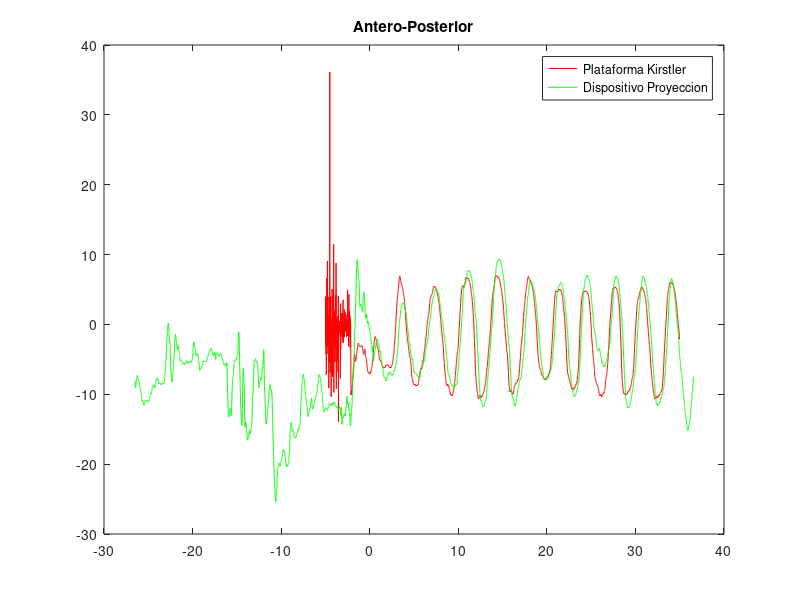
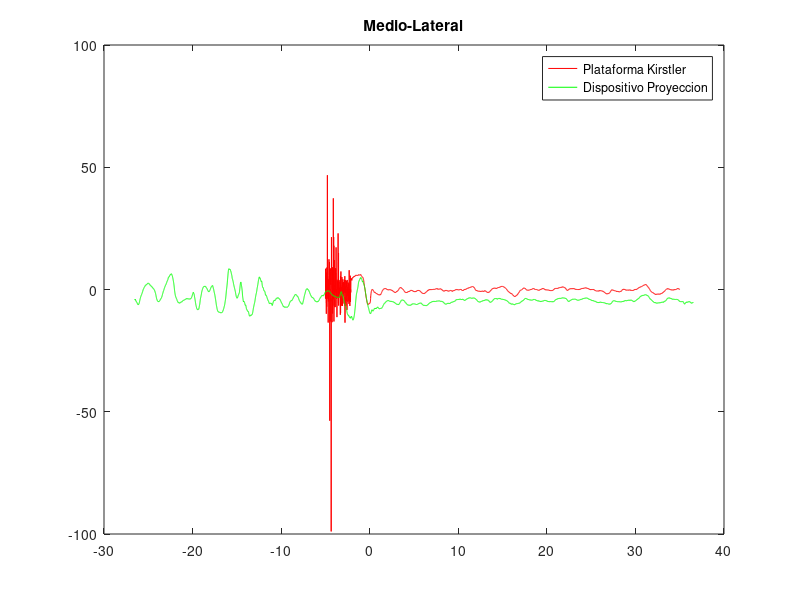
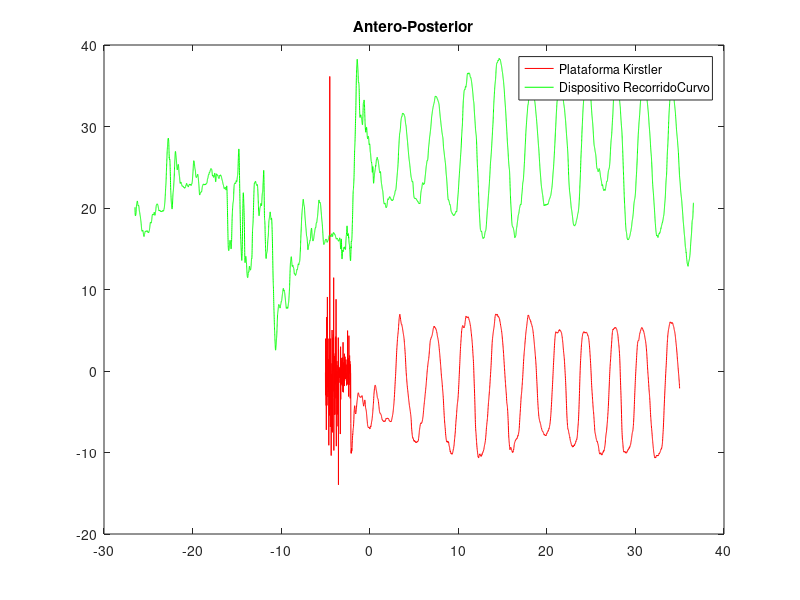
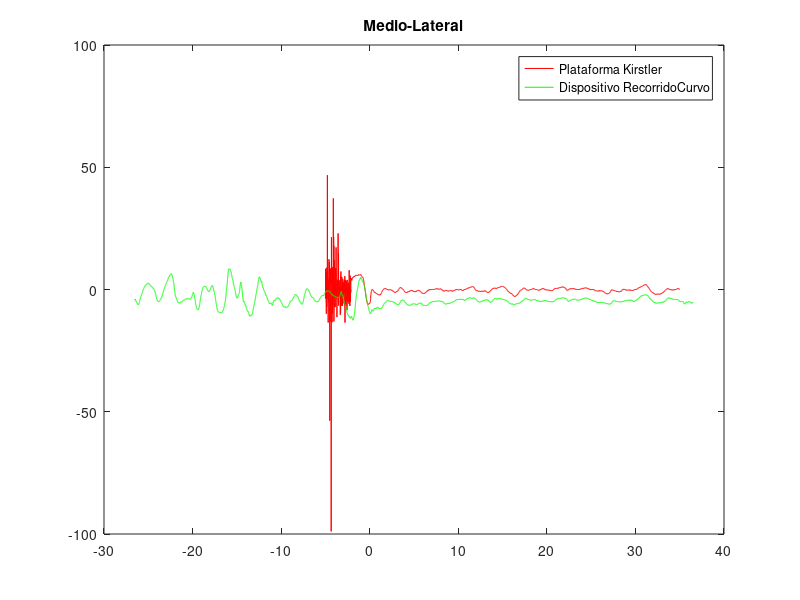

Source code (MATLAB) for these figures, in order:
%Plataforma=dlmread('Antero-Posterior-Izq.txt');
[tiempo,PAP,PML] = textread ('Antero-Posterior-Izq.txt', "%f %f %f ");
[a,tiempo2,a,AYp,a,AXp] = textread ('Proyeccion.txt', "%s %f %s %f %s %f ");
[a,t3,a,AYr,a,AXr] = textread ('RecorridoCurvo.txt', "%s %f %s %f %s %f ");

figure(1)
tiempoRP=5;
tiempoRD=26.5;

tiempo-=tiempoRP;
tiempo2-=tiempoRD;
t3-=tiempoRD;

%tiempoP=Plataforma(:,1); %TIEMPO DE LA PLATAFORMA
%AnteroPostP=Plataforma(:,2);
%tiempo-=10;
plot(tiempo,PAP,'r',tiempo2,AXp-28,'g');
%ylabel("Angulos (grados)")
%xlabel("Tiempo (seg)")
title('Antero-Posterior')
legend('Plataforma Kirstler','Dispositivo Proyeccion')

figure(2)
plot(tiempo,PML,'r',tiempo2,AYp,'g')
%ylabel("Angulos (grados)")
%xlabel("Tiempo (seg)")
title('Medio-Lateral')
legend('Plataforma Kirstler','Dispositivo Proyeccion')

figure(3)
plot(tiempo,PAP,'r',t3,AXr,'g')
%ylabel("Angulos (grados)")
%xlabel("Tiempo (seg)")
title('Antero-Posterior')
legend('Plataforma Kirstler','Dispositivo RecorridoCurvo')

figure(4)
plot(tiempo,PML,'r',t3,AYr,'g')
%ylabel("Angulos (grados)")
%xlabel("Tiempo (seg)")
title('Medio-Lateral')
legend('Plataforma Kirstler','Dispositivo RecorridoCurvo')